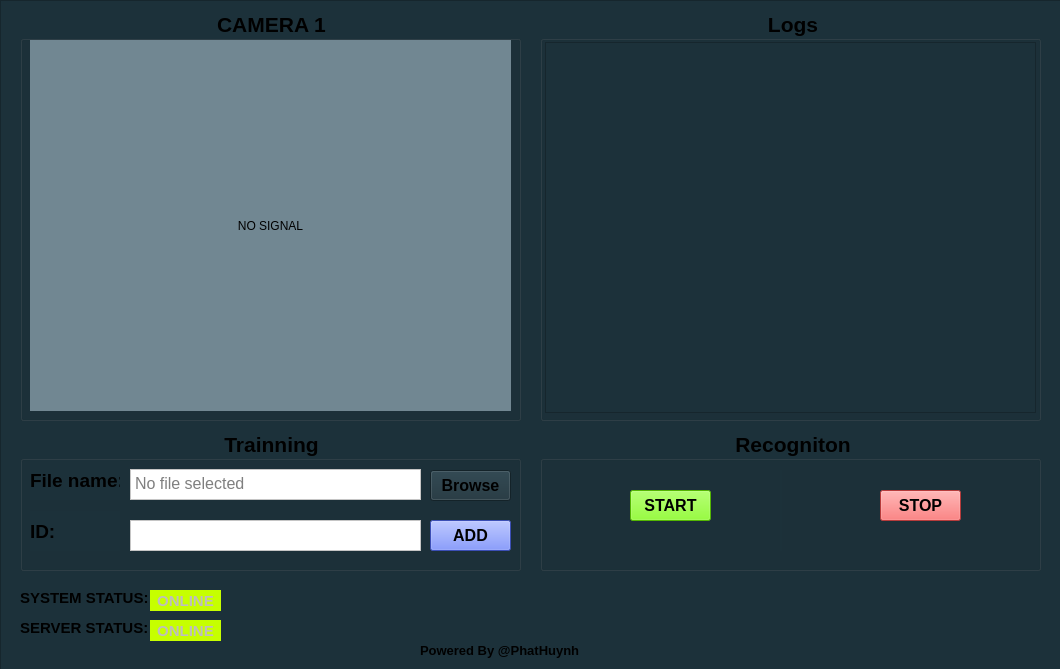
<?xml version="1.0" encoding="UTF-8"?>
<ui version="4.0">
 <class>MainScreen</class>
 <widget class="QMainWindow" name="MainScreen">
  <property name="enabled">
   <bool>true</bool>
  </property>
  <property name="geometry">
   <rect>
    <x>0</x>
    <y>0</y>
    <width>1060</width>
    <height>669</height>
   </rect>
  </property>
  <property name="sizePolicy">
   <sizepolicy hsizetype="Fixed" vsizetype="Fixed">
    <horstretch>0</horstretch>
    <verstretch>0</verstretch>
   </sizepolicy>
  </property>
  <property name="maximumSize">
   <size>
    <width>1060</width>
    <height>669</height>
   </size>
  </property>
  <property name="windowTitle">
   <string>TPCOP</string>
  </property>
  <widget class="QWidget" name="centralwidget">
   <widget class="QFrame" name="frame">
    <property name="geometry">
     <rect>
      <x>0</x>
      <y>0</y>
      <width>1071</width>
      <height>771</height>
     </rect>
    </property>
    <property name="styleSheet">
     <string notr="true">background-color: #1c313a;</string>
    </property>
    <property name="frameShape">
     <enum>QFrame::StyledPanel</enum>
    </property>
    <property name="frameShadow">
     <enum>QFrame::Raised</enum>
    </property>
    <widget class="QGroupBox" name="gr_trainning">
     <property name="geometry">
      <rect>
       <x>20</x>
       <y>430</y>
       <width>501</width>
       <height>141</height>
      </rect>
     </property>
     <property name="font">
      <font>
       <family>Segoe UI</family>
       <pointsize>16</pointsize>
       <weight>75</weight>
       <bold>true</bold>
      </font>
     </property>
     <property name="styleSheet">
      <string notr="true">color: rgba(255,255,255,.75)</string>
     </property>
     <property name="title">
      <string>Trainning</string>
     </property>
     <property name="alignment">
      <set>Qt::AlignCenter</set>
     </property>
     <widget class="QLabel" name="lb_file_name">
      <property name="geometry">
       <rect>
        <x>10</x>
        <y>30</y>
        <width>90</width>
        <height>40</height>
       </rect>
      </property>
      <property name="font">
       <font>
        <family>Segoe UI</family>
        <pointsize>14</pointsize>
        <weight>75</weight>
        <bold>true</bold>
       </font>
      </property>
      <property name="autoFillBackground">
       <bool>false</bool>
      </property>
      <property name="styleSheet">
       <string notr="true">color: rgba(255,255,255,.45);</string>
      </property>
      <property name="text">
       <string>File name:</string>
      </property>
     </widget>
     <widget class="QPlainTextEdit" name="txt_file_name">
      <property name="geometry">
       <rect>
        <x>110</x>
        <y>39</y>
        <width>291</width>
        <height>31</height>
       </rect>
      </property>
      <property name="font">
       <font>
        <pointsize>12</pointsize>
       </font>
      </property>
      <property name="styleSheet">
       <string notr="true">background-color: #ffffff;
text-alight: center;
color: rgb(0,0,0,.50)</string>
      </property>
      <property name="verticalScrollBarPolicy">
       <enum>Qt::ScrollBarAlwaysOff</enum>
      </property>
      <property name="horizontalScrollBarPolicy">
       <enum>Qt::ScrollBarAlwaysOff</enum>
      </property>
      <property name="readOnly">
       <bool>true</bool>
      </property>
      <property name="placeholderText">
       <string>No file selected</string>
      </property>
     </widget>
     <widget class="QPushButton" name="btn_browse">
      <property name="geometry">
       <rect>
        <x>410</x>
        <y>40</y>
        <width>81</width>
        <height>31</height>
       </rect>
      </property>
      <property name="font">
       <font>
        <family>Segoe UI</family>
        <pointsize>12</pointsize>
        <weight>75</weight>
        <bold>true</bold>
       </font>
      </property>
      <property name="styleSheet">
       <string notr="true">background-color: rgba(89,89,89,.85);
color: rgba(255,255,255,.85);</string>
      </property>
      <property name="text">
       <string>Browse</string>
      </property>
     </widget>
     <widget class="QLabel" name="lb_id">
      <property name="geometry">
       <rect>
        <x>10</x>
        <y>81</y>
        <width>90</width>
        <height>40</height>
       </rect>
      </property>
      <property name="font">
       <font>
        <family>Segoe UI</family>
        <pointsize>14</pointsize>
        <weight>75</weight>
        <bold>true</bold>
       </font>
      </property>
      <property name="autoFillBackground">
       <bool>false</bool>
      </property>
      <property name="styleSheet">
       <string notr="true">color: rgba(255,255,255,.45);</string>
      </property>
      <property name="text">
       <string>ID:</string>
      </property>
     </widget>
     <widget class="QPlainTextEdit" name="txt_id">
      <property name="geometry">
       <rect>
        <x>110</x>
        <y>90</y>
        <width>291</width>
        <height>31</height>
       </rect>
      </property>
      <property name="font">
       <font>
        <pointsize>12</pointsize>
       </font>
      </property>
      <property name="styleSheet">
       <string notr="true">background-color: #ffffff;
text-alight: center;
color: rgb(0,0,0,.50)</string>
      </property>
      <property name="verticalScrollBarPolicy">
       <enum>Qt::ScrollBarAlwaysOff</enum>
      </property>
      <property name="horizontalScrollBarPolicy">
       <enum>Qt::ScrollBarAlwaysOff</enum>
      </property>
     </widget>
     <widget class="QPushButton" name="btn_add">
      <property name="enabled">
       <bool>true</bool>
      </property>
      <property name="geometry">
       <rect>
        <x>410</x>
        <y>90</y>
        <width>81</width>
        <height>31</height>
       </rect>
      </property>
      <property name="font">
       <font>
        <family>Segoe UI</family>
        <pointsize>12</pointsize>
        <weight>75</weight>
        <bold>true</bold>
       </font>
      </property>
      <property name="styleSheet">
       <string notr="true">background-color: #536dfe;</string>
      </property>
      <property name="text">
       <string>ADD</string>
      </property>
      <property name="checkable">
       <bool>false</bool>
      </property>
     </widget>
    </widget>
    <widget class="QGroupBox" name="gr_recognition">
     <property name="geometry">
      <rect>
       <x>540</x>
       <y>430</y>
       <width>501</width>
       <height>141</height>
      </rect>
     </property>
     <property name="font">
      <font>
       <family>Segoe UI</family>
       <pointsize>16</pointsize>
       <weight>75</weight>
       <bold>true</bold>
      </font>
     </property>
     <property name="styleSheet">
      <string notr="true">color: rgba(255,255,255,.75)</string>
     </property>
     <property name="title">
      <string>Recogniton</string>
     </property>
     <property name="alignment">
      <set>Qt::AlignCenter</set>
     </property>
     <widget class="QPushButton" name="btn_start">
      <property name="enabled">
       <bool>true</bool>
      </property>
      <property name="geometry">
       <rect>
        <x>90</x>
        <y>60</y>
        <width>81</width>
        <height>31</height>
       </rect>
      </property>
      <property name="font">
       <font>
        <family>Segoe UI</family>
        <pointsize>12</pointsize>
        <weight>75</weight>
        <bold>true</bold>
       </font>
      </property>
      <property name="styleSheet">
       <string notr="true">background-color: #76ff03;
color: rgba(0,0,0,.45);</string>
      </property>
      <property name="text">
       <string>START</string>
      </property>
      <property name="checkable">
       <bool>false</bool>
      </property>
     </widget>
     <widget class="QPushButton" name="btn_stop">
      <property name="enabled">
       <bool>true</bool>
      </property>
      <property name="geometry">
       <rect>
        <x>340</x>
        <y>60</y>
        <width>81</width>
        <height>31</height>
       </rect>
      </property>
      <property name="font">
       <font>
        <family>Segoe UI</family>
        <pointsize>12</pointsize>
        <weight>75</weight>
        <bold>true</bold>
       </font>
      </property>
      <property name="styleSheet">
       <string notr="true">background-color: #ff5252;
color: rgba(0,0,0,.45);</string>
      </property>
      <property name="text">
       <string>STOP</string>
      </property>
      <property name="checkable">
       <bool>false</bool>
      </property>
     </widget>
     <widget class="QLabel" name="lb_divider">
      <property name="geometry">
       <rect>
        <x>240</x>
        <y>40</y>
        <width>2</width>
        <height>81</height>
       </rect>
      </property>
      <property name="styleSheet">
       <string notr="true">background-color: rgba(255,255,255,.45)</string>
      </property>
      <property name="text">
       <string/>
      </property>
     </widget>
    </widget>
    <widget class="QLabel" name="lb_author">
     <property name="geometry">
      <rect>
       <x>420</x>
       <y>630</y>
       <width>181</width>
       <height>41</height>
      </rect>
     </property>
     <property name="font">
      <font>
       <family>Segoe UI</family>
       <pointsize>10</pointsize>
       <weight>75</weight>
       <bold>true</bold>
      </font>
     </property>
     <property name="styleSheet">
      <string notr="true">color: rgba(255,255,255,.35);</string>
     </property>
     <property name="text">
      <string>Powered By @PhatHuynh</string>
     </property>
    </widget>
    <widget class="QGroupBox" name="gr_logs">
     <property name="geometry">
      <rect>
       <x>540</x>
       <y>10</y>
       <width>501</width>
       <height>411</height>
      </rect>
     </property>
     <property name="font">
      <font>
       <family>Segoe UI</family>
       <pointsize>16</pointsize>
       <weight>75</weight>
       <bold>true</bold>
      </font>
     </property>
     <property name="styleSheet">
      <string notr="true">color: rgba(255,255,255,.75)</string>
     </property>
     <property name="title">
      <string>Logs</string>
     </property>
     <property name="alignment">
      <set>Qt::AlignCenter</set>
     </property>
     <widget class="QPlainTextEdit" name="txt_logs">
      <property name="geometry">
       <rect>
        <x>5</x>
        <y>32</y>
        <width>491</width>
        <height>371</height>
       </rect>
      </property>
     </widget>
    </widget>
    <widget class="QLabel" name="lb_status">
     <property name="geometry">
      <rect>
       <x>20</x>
       <y>590</y>
       <width>131</width>
       <height>16</height>
      </rect>
     </property>
     <property name="font">
      <font>
       <family>Segoe UI</family>
       <pointsize>11</pointsize>
       <weight>75</weight>
       <bold>true</bold>
      </font>
     </property>
     <property name="styleSheet">
      <string notr="true">color: rgba(255,255,255,.35);</string>
     </property>
     <property name="text">
      <string>SYSTEM STATUS:</string>
     </property>
    </widget>
    <widget class="QLabel" name="lb_offline_system">
     <property name="geometry">
      <rect>
       <x>150</x>
       <y>590</y>
       <width>71</width>
       <height>21</height>
      </rect>
     </property>
     <property name="font">
      <font>
       <family>Segoe UI</family>
       <pointsize>11</pointsize>
       <weight>75</weight>
       <bold>true</bold>
      </font>
     </property>
     <property name="styleSheet">
      <string notr="true">background-color: #ff5252;
color: rgba(0,0,0,.45);</string>
     </property>
     <property name="text">
      <string>OFFLINE</string>
     </property>
     <property name="alignment">
      <set>Qt::AlignCenter</set>
     </property>
    </widget>
    <widget class="QLabel" name="lb_online_system">
     <property name="enabled">
      <bool>false</bool>
     </property>
     <property name="geometry">
      <rect>
       <x>150</x>
       <y>590</y>
       <width>71</width>
       <height>21</height>
      </rect>
     </property>
     <property name="font">
      <font>
       <family>Segoe UI</family>
       <pointsize>11</pointsize>
       <weight>75</weight>
       <bold>true</bold>
      </font>
     </property>
     <property name="styleSheet">
      <string notr="true">background-color: #c6ff00;
color: rgba(0,0,0,.45);</string>
     </property>
     <property name="text">
      <string>ONLINE</string>
     </property>
     <property name="scaledContents">
      <bool>false</bool>
     </property>
     <property name="alignment">
      <set>Qt::AlignCenter</set>
     </property>
    </widget>
    <widget class="QLabel" name="lb_offline_server">
     <property name="geometry">
      <rect>
       <x>150</x>
       <y>620</y>
       <width>71</width>
       <height>21</height>
      </rect>
     </property>
     <property name="font">
      <font>
       <family>Segoe UI</family>
       <pointsize>11</pointsize>
       <weight>75</weight>
       <bold>true</bold>
      </font>
     </property>
     <property name="styleSheet">
      <string notr="true">background-color: #ff5252;
color: rgba(0,0,0,.45);</string>
     </property>
     <property name="text">
      <string>OFFLINE</string>
     </property>
     <property name="alignment">
      <set>Qt::AlignCenter</set>
     </property>
    </widget>
    <widget class="QLabel" name="lb_status_server">
     <property name="geometry">
      <rect>
       <x>20</x>
       <y>620</y>
       <width>131</width>
       <height>16</height>
      </rect>
     </property>
     <property name="font">
      <font>
       <family>Segoe UI</family>
       <pointsize>11</pointsize>
       <weight>75</weight>
       <bold>true</bold>
      </font>
     </property>
     <property name="styleSheet">
      <string notr="true">color: rgba(255,255,255,.35);</string>
     </property>
     <property name="text">
      <string>SERVER STATUS:</string>
     </property>
    </widget>
    <widget class="QLabel" name="lb_online_server">
     <property name="enabled">
      <bool>false</bool>
     </property>
     <property name="geometry">
      <rect>
       <x>150</x>
       <y>620</y>
       <width>71</width>
       <height>21</height>
      </rect>
     </property>
     <property name="font">
      <font>
       <family>Segoe UI</family>
       <pointsize>11</pointsize>
       <weight>75</weight>
       <bold>true</bold>
      </font>
     </property>
     <property name="styleSheet">
      <string notr="true">background-color: #c6ff00;
color: rgba(0,0,0,.45);</string>
     </property>
     <property name="text">
      <string>ONLINE</string>
     </property>
     <property name="scaledContents">
      <bool>false</bool>
     </property>
     <property name="alignment">
      <set>Qt::AlignCenter</set>
     </property>
    </widget>
    <widget class="QGroupBox" name="gr_cam">
     <property name="geometry">
      <rect>
       <x>20</x>
       <y>10</y>
       <width>501</width>
       <height>411</height>
      </rect>
     </property>
     <property name="font">
      <font>
       <family>Segoe UI</family>
       <pointsize>16</pointsize>
       <weight>75</weight>
       <bold>true</bold>
      </font>
     </property>
     <property name="styleSheet">
      <string notr="true">color: rgba(255,255,255,.75)</string>
     </property>
     <property name="title">
      <string>CAMERA 1</string>
     </property>
     <property name="alignment">
      <set>Qt::AlignCenter</set>
     </property>
     <widget class="QLabel" name="lb_cam">
      <property name="geometry">
       <rect>
        <x>10</x>
        <y>30</y>
        <width>481</width>
        <height>371</height>
       </rect>
      </property>
      <property name="styleSheet">
       <string notr="true">background-color: #718792;</string>
      </property>
      <property name="text">
       <string>NO SIGNAL</string>
      </property>
      <property name="alignment">
       <set>Qt::AlignCenter</set>
      </property>
     </widget>
    </widget>
   </widget>
  </widget>
 </widget>
 <resources/>
 <connections/>
</ui>
